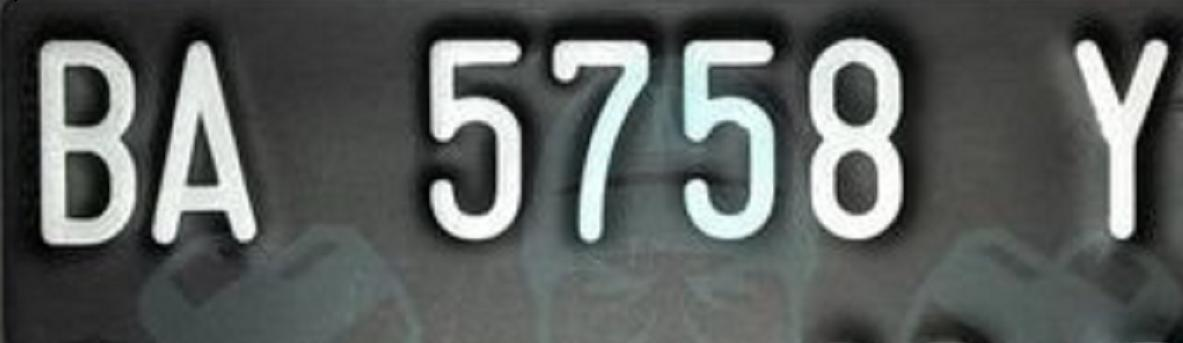
#> input picture folder-img/2.jpg, 1183 x 343 px, given in place of 2.jpeg, which was not available
$ jupyter execute --allow-errors UTS_08.ipynb   (text cells are left out)
#> lines starting #> are read from the running program, lines starting #| are printed output that depends on the picture; pictures that were not available may be replaced by others from this repository, and a replacement may not be noted
[cell 1]
import numpy as np
import cv2
import matplotlib.pyplot as plt
from google.colab.patches import cv2_imshow # path cv2.imshow di google colab

[cell 2]
# Load Gambar
img = cv2.imread('2.jpeg')
#> img is the input picture: shape (343, 1183, 3); mean B, G, R 93.2, 95, 91

# Tampilkan gambar
# cv2.imshow(img)
cv2_imshow(img) # khusus google colab karena ada issue

[cell 3]
h, w, ch= img.shape
#> h = 343; w = 1183; ch = 3
print(h)
#| 343
print(w)
#| 1183
print(ch)
#| 3

[cell 4]
data = img / 255.0
data = data.reshape(h * w, ch)
data.shape
#> Out = (405769, 3)

[cell 5]
def plot_pixels(data, title, colors=None, N=10000):
#> called with data = array of shape (405769, 3), N = 10000
    if colors is None:
        colors = data

    # choose a random subset
    rng = np.random.RandomState(0)
    i = rng.permutation(data.shape[0])[:N]
    colors = colors[i]
    R, G, B = data[i].T
#> R = 10000 values, max 1 at index 1213, min 0 at index 518, mean 0.367; G = 10000 values, max 1 at index 81, min 0.00392 at index 585, mean 0.374; B = 10000 values, max 1 at index 2777, min 0 at index 585, mean 0.358

    fig, ax = plt.subplots(1, 2, figsize=(8, 4))
    ax[0].scatter(R, G, color=colors, marker='.')
    ax[0].set(xlabel='Red', ylabel='Green', xlim=(0, 1), ylim=(0, 1))

    ax[1].scatter(R, B, color=colors, marker='.')
    ax[1].set(xlabel='Red', ylabel='Blue', xlim=(0, 1), ylim=(0, 1))

    fig.suptitle(title, size=14)

[cell 6]
plot_pixels(data, title='Input color space: 16 million possible colors')
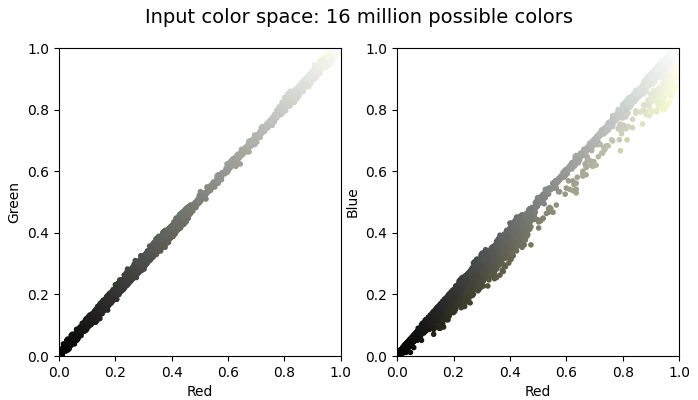
#> figure drawn by matplotlib, 2 panels


$ run again, with folder-img/1.jpg copied over folder-img/2.jpg
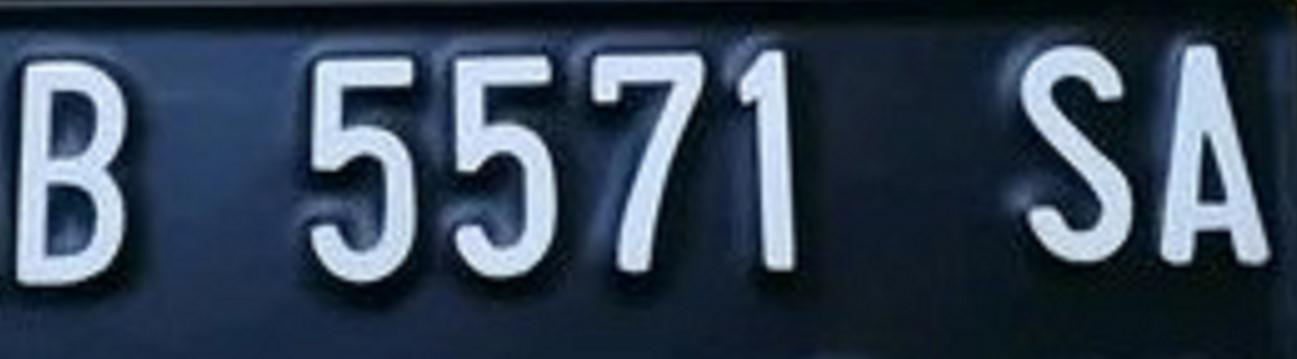
#> input picture folder-img/1.jpg, 1297 x 359 px, given in place of 2.jpeg, which was not available
#> img is the input picture: shape (359, 1297, 3); mean B, G, R 83.8, 66.3, 51.8
#| 359
#| 1297
#| 3
#> R = 10000 values, max 1 at index 784, min 0.0157 at index 8288, mean 0.332; G = 10000 values, max 0.969 at index 9567, min 0.00784 at index 3545, mean 0.263; B = 10000 values, max 0.918 at index 9962, min 0 at index 12, mean 0.206
#> `[cell 6] plot_pixels(data, title='Input color space: 16 million possib..`:
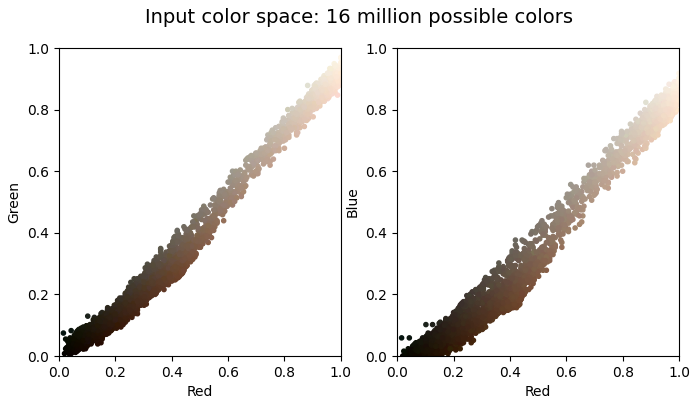
#> figure drawn by matplotlib, 2 panels

$ run again, with folder-img/3.jpg copied over folder-img/2.jpg
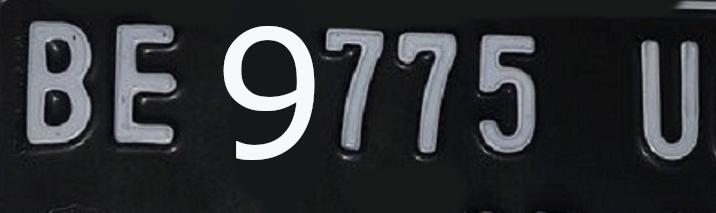
#> input picture folder-img/3.jpg, 716 x 213 px, given in place of 2.jpeg, which was not available
#> img is the input picture: shape (213, 716, 3); mean B, G, R 53.1, 49.9, 48.1
#| 213
#| 716
#| 3
#> R = 10000 values, max 1 at index 36, min 0.00784 at index 2081, mean 0.211; G = 10000 values, max 1 at index 313, min 0 at index 1011, mean 0.199; B = 10000 values, max 0.996 at index 2076, min 0 at index 1011, mean 0.192
#> `[cell 6] plot_pixels(data, title='Input color space: 16 million possib..`:
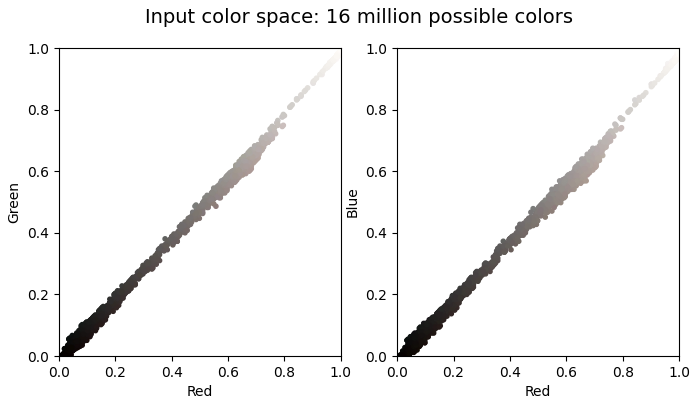
#> figure drawn by matplotlib, 2 panels

$ run again, with folder-img/4.jpg copied over folder-img/2.jpg
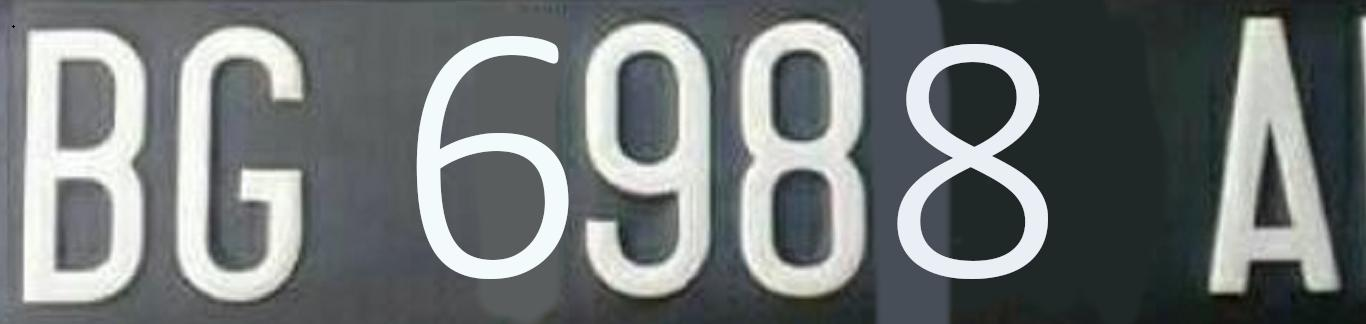
#> input picture folder-img/4.jpg, 1366 x 324 px, given in place of 2.jpeg, which was not available
#> img is the input picture: shape (324, 1366, 3); mean B, G, R 118, 117.7, 112.7
#| 324
#| 1366
#| 3
#> R = 10000 values, max 1 at index 204, min 0 at index 315, mean 0.462; G = 10000 values, max 1 at index 436, min 0.0275 at index 315, mean 0.461; B = 10000 values, max 1 at index 4600, min 0.0235 at index 6874, mean 0.441
#> `[cell 6] plot_pixels(data, title='Input color space: 16 million possib..`:
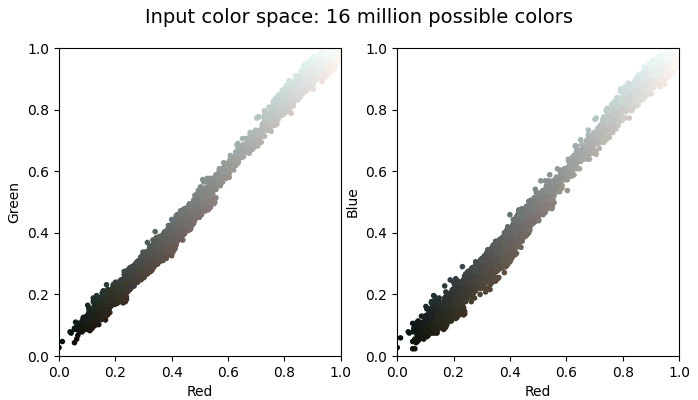
#> figure drawn by matplotlib, 2 panels
